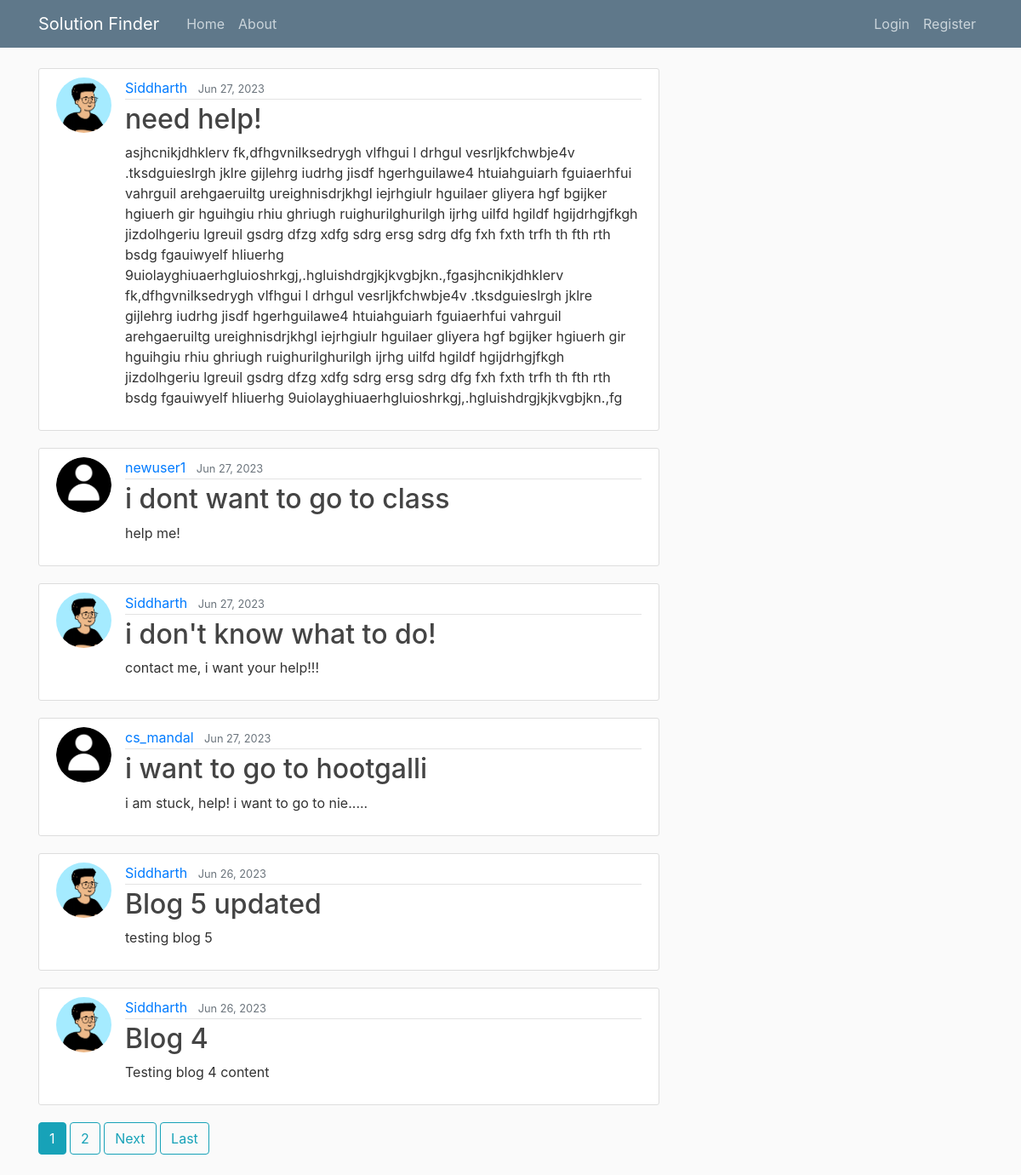
The page / on the database its author committed.
### blog/models.py (models this page shows, shortened)
class Post(models.Model):
    title = models.CharField(max_length=100)
    content = models.TextField()
    date_posted = models.DateTimeField(default=timezone.now)
    author = models.ForeignKey(User, on_delete=models.CASCADE)

### users/models.py (models this page shows, shortened)
class Profile(models.Model):
    user = models.OneToOneField(User, on_delete=models.CASCADE)
    image = models.ImageField(default='default.png', upload_to='profile_pics')

### blog/views.py (the view)
# urls.py: path('', PostListView.as_view(), name='blog-home'),
class PostListView(ListView):
    model = Post
    template_name = 'blog/home.html' # <app>/<model>_<viewtype>.html
    context_object_name = 'posts'
    ordering = ['-date_posted']
    paginate_by = 6

### blog/templates/blog/home.html (shortened to what this page needs)
{% extends "blog/base.html" %}
{% block content %}
    {% for post in posts %}
    <article class="media content-section">
        <img class="rounded-circle article-img" src="{{ post.author.profile.image.url }}">
        <div class="media-body">
            <div class="article-metadata">
                <a class="mr-2" href="{% url 'user-posts' post.author.username %}">{{ post.author }}</a>
                <small class="text-muted">{{ post.date_posted|date:"M d, Y" }}</small>
            </div>
            <h2><a class="article-title" href="{% url 'post-detail' post.id %}">{{ post.title }}</a></h2>
            <p class="article-content">{{ post.content }}</p>
        </div>
    </article>
    {% endfor %}
    {% if is_paginated %}
        {% for num in page_obj.paginator.page_range %}
            {% if page_obj.number == num %}
                <a class="btn btn-info mb-4" href="?page={{ num }}">{{ num }}</a>
            {% elif num > page_obj.number|add:'-3' and page_obj.number|add:'3' %}
                <a class="btn btn-outline-info mb-4" href="?page={{ num }}">{{ num }}</a>
            {% endif %}
        {% endfor %}
        {% if page_obj.has_next %}
            <a class="btn btn-outline-info mb-4" href="?page={{ page_obj.next_page_number }}">Next</a>
            <a class="btn btn-outline-info mb-4" href="?page={{ page_obj.paginator.num_pages }}">Last</a>
        {% endif %}
    {% endif %}
{% endblock content %}

### blog/templates/blog/base.html (shortened to what this page needs)
{% load static %}
<!DOCTYPE html>
<html lang="en">
<head>
    <link rel="stylesheet" href="https://cdn.jsdelivr.net/npm/bootstrap@4.0.0/dist/css/bootstrap.min.css"
>
    <link rel="stylesheet" type="text/css" href="{% static 'blog/main.css' %}">
</head>
<body>
    <header class="site-header">
        <nav class="navbar navbar-expand-md navbar-dark bg-steel fixed-top">
            <div class="container">
                <a class="navbar-brand mr-4" href="{% url 'blog-home' %}">Solution Finder</a>
                <div class="collapse navbar-collapse" id="navbarToggle">
                    <div class="navbar-nav mr-auto">
                        <a class="nav-item nav-link" href="{% url 'blog-home' %}">Home</a>
                        <a class="nav-item nav-link" href="{% url 'blog-about' %}">About</a>
                    </div>
                    <div class="navbar-nav">
                        {% if user.is_authenticated %}
                            <a class="nav-item nav-link" href="{% url 'post-create' %}">New Post</a>
                            <a class="nav-item nav-link" href="{% url 'profile' %}">Profile</a>
                            <a class="nav-item nav-link" href="{% url 'logout' %}">Logout</a>
                        {% else %}
                            <a class="nav-item nav-link" href="{% url 'login' %}">Login</a>
                            <a class="nav-item nav-link" href="{% url 'register' %}">Register</a>
                        {% endif %}
                    </div>
                </div>
            </div>
        </nav>
    </header>
    <main role="main" class="container">
        <div class="row">
            <div class="col-md-8">
                {% block content %}{% endblock %}
            </div>
        </div>
    </main>
</body>
</html>

### blog/static/blog/main.css (style rules this page uses)
body { background: #fafafa; color: #333333; margin-top: 5rem; }
h1, h2, h3, h4, h5, h6 { color: #444444; }
.bg-steel { background-color: #5f788a; }
.site-header .navbar-nav .nav-link { color: #cbd5db; }
.content-section { background: #ffffff; padding: 10px 20px; border: 1px solid #dddddd; border-radius: 3px; margin-bottom: 20px; }
.article-title { color: #444444; }
.article-content { white-space: pre-line; }
.article-img { height: 65px; width: 65px; margin-right: 16px; }
.article-metadata { padding-bottom: 1px; margin-bottom: 4px; border-bottom: 1px solid #e3e3e3 }

### rows shown on the page
Post: author.profile.image (picture), author "Siddharth", date_posted "Jun 27, 2023", title "need help!", content "asjhcnikjdhklerv fk,dfhgvnilksedrygh vlfhgui l drhgul vesrljkfchwbje4v .tksdguieslrgh jklre gijlehrg iudrhg jisdf hgerhguilawe4 htuiahguiarh fguiaerhfui vahrguil arehgaeruiltg ureighnisdrjkhgl iejrhgiulr hguilaer gliyera hgf bgijker hgiuerh gir hguihgiu rhiu ghriugh ruighurilghurilgh ijrhg uilfd hgildf hgijdrhgjfkgh jizdolhgeriu lgreuil gsdrg dfzg xdfg sdrg ersg sdrg dfg fxh fxth trfh th fth rth bsdg fgauiwyelf hliuerhg 9uiolayghiuaerhgluioshrkgj,.hgluishdrgjkjkvgbjkn.,fgasjhcnikjdhklerv fk,dfhgvnilksedrygh vlfhgui l drhgul vesrljkfchwbje4v .tksdguieslrgh jklre gijlehrg iudrhg jisdf hgerhguilawe4 htuiahguiarh fguiaerhfui vahrguil arehgaeruiltg ureighnisdrjkhgl iejrhgiulr hguilaer gliyera…"
Post: author.profile.image (placeholder picture), author "newuser1", date_posted "Jun 27, 2023", title "i dont want to go to class", content "help me!"
Post: author.profile.image (picture), author "Siddharth", date_posted "Jun 27, 2023", title "i don't know what to do!", content "contact me, i want your help!!!"
Post: author.profile.image (placeholder picture), author "cs_mandal", date_posted "Jun 27, 2023", title "i want to go to hootgalli", content "i am stuck, help! i want to go to nie....."
Post: author.profile.image (picture), author "Siddharth", date_posted "Jun 26, 2023", title "Blog 5 updated", content "testing blog 5"
Post: author.profile.image (picture), author "Siddharth", date_posted "Jun 26, 2023", title "Blog 4", content "Testing blog 4 content"

### other values the page prints
{{ num }} "1"
{{ num }} "2"
